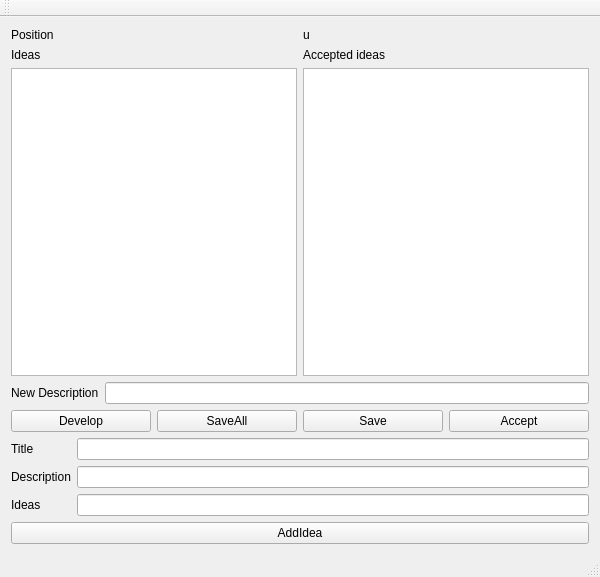
<?xml version="1.0" encoding="UTF-8"?>
<ui version="4.0">
 <class>ResearcherWindowClass</class>
 <widget class="QMainWindow" name="ResearcherWindowClass">
  <property name="geometry">
   <rect>
    <x>0</x>
    <y>0</y>
    <width>600</width>
    <height>577</height>
   </rect>
  </property>
  <property name="windowTitle">
   <string>ResearcherWindow</string>
  </property>
  <widget class="QWidget" name="centralWidget">
   <layout class="QVBoxLayout" name="verticalLayout_3">
    <item>
     <layout class="QHBoxLayout" name="horizontalLayout">
      <item>
       <widget class="QLabel" name="label">
        <property name="text">
         <string>Position</string>
        </property>
       </widget>
      </item>
      <item>
       <widget class="QLabel" name="positionlabel">
        <property name="text">
         <string>u</string>
        </property>
       </widget>
      </item>
     </layout>
    </item>
    <item>
     <layout class="QHBoxLayout" name="horizontalLayout_2">
      <item>
       <layout class="QVBoxLayout" name="verticalLayout">
        <item>
         <widget class="QLabel" name="label_2">
          <property name="text">
           <string>Ideas</string>
          </property>
         </widget>
        </item>
        <item>
         <widget class="QTableView" name="ideastableView"/>
        </item>
       </layout>
      </item>
      <item>
       <layout class="QVBoxLayout" name="verticalLayout_2">
        <item>
         <widget class="QLabel" name="label_3">
          <property name="text">
           <string>Accepted ideas</string>
          </property>
         </widget>
        </item>
        <item>
         <widget class="QListWidget" name="ideaslistWidget"/>
        </item>
       </layout>
      </item>
     </layout>
    </item>
    <item>
     <layout class="QFormLayout" name="formLayout_2">
      <item row="0" column="0">
       <widget class="QLabel" name="label_7">
        <property name="text">
         <string>New Description</string>
        </property>
       </widget>
      </item>
      <item row="0" column="1">
       <widget class="QLineEdit" name="newDescriptionlineEdit"/>
      </item>
     </layout>
    </item>
    <item>
     <layout class="QHBoxLayout" name="horizontalLayout_3">
      <item>
       <widget class="QPushButton" name="developpushButton">
        <property name="text">
         <string>Develop</string>
        </property>
       </widget>
      </item>
      <item>
       <widget class="QPushButton" name="saveAllpushButton">
        <property name="text">
         <string>SaveAll</string>
        </property>
       </widget>
      </item>
      <item>
       <widget class="QPushButton" name="savepushButton">
        <property name="text">
         <string>Save</string>
        </property>
       </widget>
      </item>
      <item>
       <widget class="QPushButton" name="acceptpushButton">
        <property name="text">
         <string>Accept</string>
        </property>
       </widget>
      </item>
     </layout>
    </item>
    <item>
     <layout class="QFormLayout" name="formLayout">
      <item row="0" column="0">
       <widget class="QLabel" name="label_4">
        <property name="text">
         <string>Title</string>
        </property>
       </widget>
      </item>
      <item row="1" column="0">
       <widget class="QLabel" name="label_5">
        <property name="text">
         <string>Description</string>
        </property>
       </widget>
      </item>
      <item row="1" column="1">
       <widget class="QLineEdit" name="descriptionlineEdit"/>
      </item>
      <item row="2" column="0">
       <widget class="QLabel" name="label_6">
        <property name="text">
         <string>Ideas</string>
        </property>
       </widget>
      </item>
      <item row="2" column="1">
       <widget class="QLineEdit" name="ideaslineEdit"/>
      </item>
      <item row="0" column="1">
       <widget class="QLineEdit" name="titlelineEdit"/>
      </item>
     </layout>
    </item>
    <item>
     <widget class="QPushButton" name="addIdeapushButton">
      <property name="text">
       <string>AddIdea</string>
      </property>
     </widget>
    </item>
   </layout>
  </widget>
  <widget class="QMenuBar" name="menuBar">
   <property name="geometry">
    <rect>
     <x>0</x>
     <y>0</y>
     <width>600</width>
     <height>22</height>
    </rect>
   </property>
  </widget>
  <widget class="QToolBar" name="mainToolBar">
   <attribute name="toolBarArea">
    <enum>TopToolBarArea</enum>
   </attribute>
   <attribute name="toolBarBreak">
    <bool>false</bool>
   </attribute>
  </widget>
  <widget class="QStatusBar" name="statusBar"/>
 </widget>
 <layoutdefault spacing="6" margin="11"/>
 <resources>
  <include location="ResearcherWindow.qrc"/>
 </resources>
 <connections>
  <connection>
   <sender>developpushButton</sender>
   <signal>clicked()</signal>
   <receiver>ResearcherWindowClass</receiver>
   <slot>develop()</slot>
   <hints>
    <hint type="sourcelabel">
     <x>130</x>
     <y>414</y>
    </hint>
    <hint type="destinationlabel">
     <x>622</x>
     <y>64</y>
    </hint>
   </hints>
  </connection>
  <connection>
   <sender>saveAllpushButton</sender>
   <signal>clicked()</signal>
   <receiver>ResearcherWindowClass</receiver>
   <slot>saveAll()</slot>
   <hints>
    <hint type="sourcelabel">
     <x>269</x>
     <y>416</y>
    </hint>
    <hint type="destinationlabel">
     <x>666</x>
     <y>90</y>
    </hint>
   </hints>
  </connection>
  <connection>
   <sender>savepushButton</sender>
   <signal>clicked()</signal>
   <receiver>ResearcherWindowClass</receiver>
   <slot>save()</slot>
   <hints>
    <hint type="sourcelabel">
     <x>407</x>
     <y>419</y>
    </hint>
    <hint type="destinationlabel">
     <x>678</x>
     <y>311</y>
    </hint>
   </hints>
  </connection>
  <connection>
   <sender>acceptpushButton</sender>
   <signal>clicked()</signal>
   <receiver>ResearcherWindowClass</receiver>
   <slot>acceptIdea()</slot>
   <hints>
    <hint type="sourcelabel">
     <x>508</x>
     <y>418</y>
    </hint>
    <hint type="destinationlabel">
     <x>648</x>
     <y>187</y>
    </hint>
   </hints>
  </connection>
  <connection>
   <sender>addIdeapushButton</sender>
   <signal>clicked()</signal>
   <receiver>ResearcherWindowClass</receiver>
   <slot>addNewIdea()</slot>
   <hints>
    <hint type="sourcelabel">
     <x>395</x>
     <y>531</y>
    </hint>
    <hint type="destinationlabel">
     <x>652</x>
     <y>438</y>
    </hint>
   </hints>
  </connection>
 </connections>
 <slots>
  <slot>develop()</slot>
  <slot>save()</slot>
  <slot>saveAll()</slot>
  <slot>addNewIdea()</slot>
  <slot>acceptIdea()</slot>
 </slots>
</ui>
